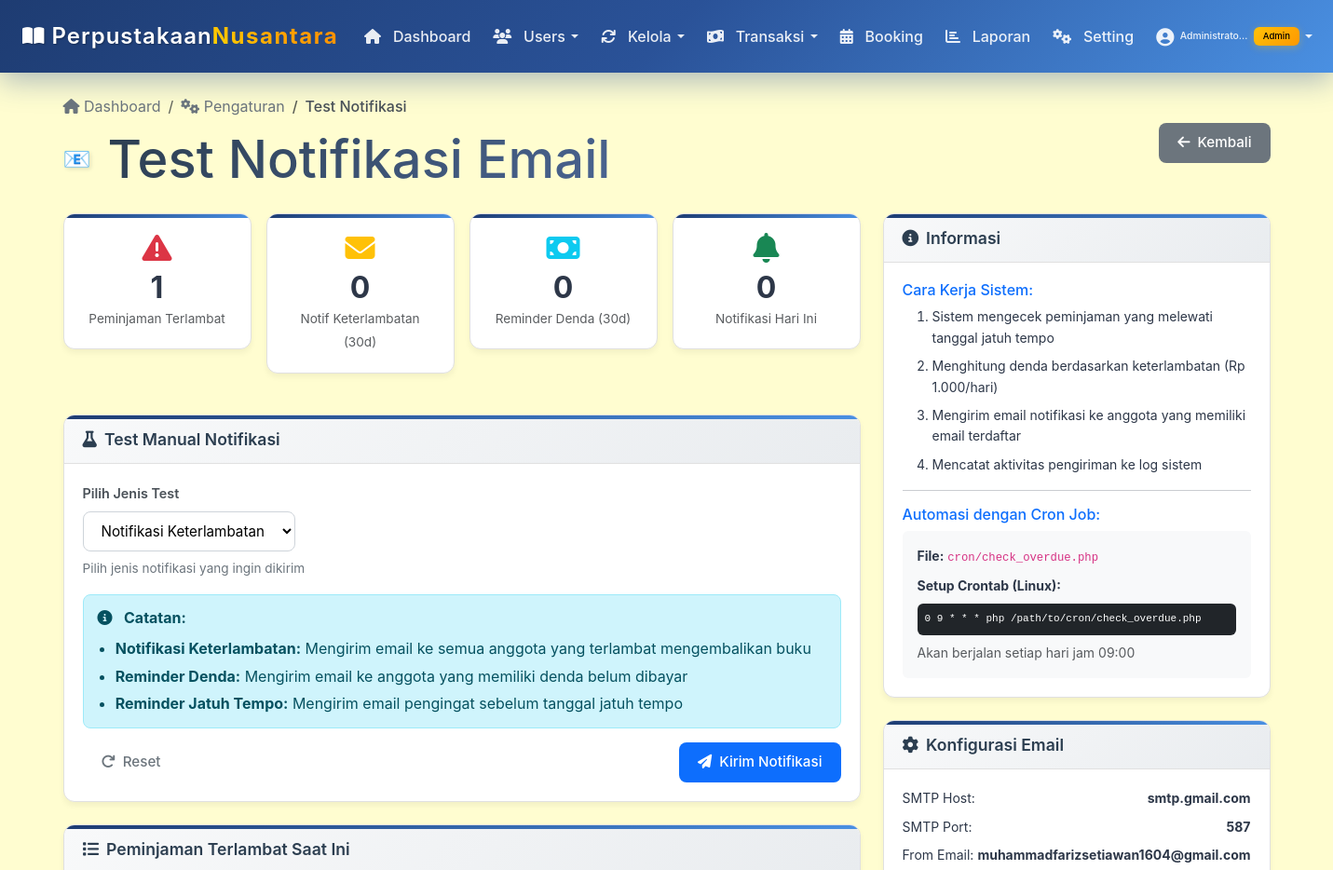
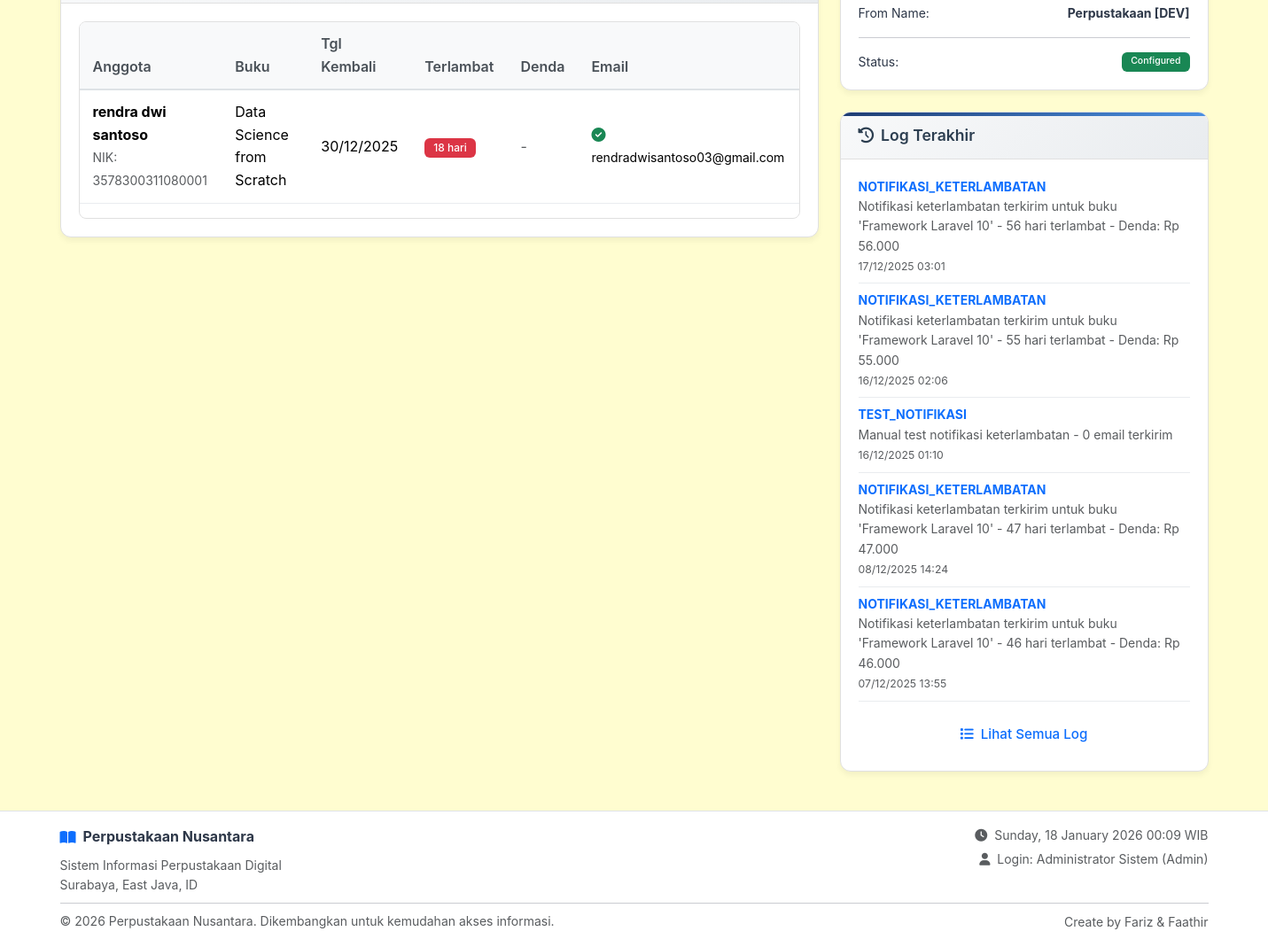
Page /admin/pengaturan/test_notification.php (signed in) on the committed database (2 pictures, top to bottom).
### tables this page shows
CREATE TABLE `peminjaman` (
  `id_peminjaman` int(11) NOT NULL,
  `nik` varchar(20) NOT NULL,
  `isbn` varchar(20) NOT NULL,
  `tanggal_pinjam` date NOT NULL,
  `tanggal_kembali` date NOT NULL,
  `status` enum('dipinjam','dikembalikan') DEFAULT 'dipinjam',
  `created_at` timestamp NOT NULL DEFAULT current_timestamp()
);

CREATE TABLE `anggota` (
  `nik` varchar(20) NOT NULL,
  `nama` varchar(100) NOT NULL,
  `no_hp` varchar(15) DEFAULT NULL,
  `alamat` text NOT NULL,
  `created_at` timestamp NOT NULL DEFAULT current_timestamp(),
  `user_id` int(11) DEFAULT NULL
);

CREATE TABLE `buku` (
  `isbn` varchar(20) NOT NULL,
  `judul` varchar(100) NOT NULL,
  `pengarang` varchar(50) NOT NULL,
  `id_penerbit` int(11) DEFAULT NULL,
  `id_rak` int(11) DEFAULT NULL,
  `tahun_terbit` int(4) NOT NULL,
  `stok_total` int(11) DEFAULT 0,
  `stok_tersedia` int(11) DEFAULT 0,
  `status` varchar(20) DEFAULT 'tersedia',
  `created_at` timestamp NOT NULL DEFAULT current_timestamp()
);

CREATE TABLE `users` (
  `id` int(11) NOT NULL,
  `username` varchar(50) NOT NULL,
  `password` varchar(255) NOT NULL,
  `nama` varchar(100) NOT NULL,
  `email` varchar(100) DEFAULT NULL,
  `role` enum('admin','petugas','anggota') NOT NULL DEFAULT 'anggota',
  `promoted_by` int(11) DEFAULT NULL,
  `promoted_at` timestamp NULL DEFAULT NULL,
  `status` enum('aktif','nonaktif') DEFAULT 'aktif',
  `created_at` timestamp NOT NULL DEFAULT current_timestamp(),
  `updated_at` timestamp NOT NULL DEFAULT current_timestamp() ON UPDATE current_timestamp()
);

CREATE TABLE `log_aktivitas` (
  `id` int(11) NOT NULL,
  `user_id` int(11) DEFAULT NULL,
  `username` varchar(50) DEFAULT NULL,
  `nama` varchar(100) DEFAULT NULL,
  `role` varchar(20) DEFAULT NULL,
  `action` varchar(100) NOT NULL,
  `description` text DEFAULT NULL,
  `target_type` varchar(50) DEFAULT NULL COMMENT 'Tipe target: buku, user, peminjaman, dll',
  `target_id` varchar(100) DEFAULT NULL COMMENT 'ID dari target yang diubah',
  `booking_id` int(11) DEFAULT NULL,
  `ip_address` varchar(45) DEFAULT NULL,
  `user_agent` varchar(255) DEFAULT NULL,
  `created_at` timestamp NOT NULL DEFAULT current_timestamp()
);

### admin/pengaturan/test_notification.php (the view, shortened to what the rows shown need)
<?php
require_once '../../includes/notification.php';
$overdueQuery = "
    SELECT
        p.id_peminjaman,
        p.nik,
        p.tanggal_kembali,
        a.nama as nama_anggota,
        b.judul as judul_buku,
        u.email,
        DATEDIFF(CURDATE(), p.tanggal_kembali) as hari_terlambat,
        pg.denda
    FROM peminjaman p
    INNER JOIN anggota a ON p.nik = a.nik
    INNER JOIN buku b ON p.isbn = b.isbn
    LEFT JOIN users u ON a.user_id = u.id
    LEFT JOIN pengembalian pg ON p.id_peminjaman = pg.id_peminjaman
    WHERE p.status = 'dipinjam'
    AND p.tanggal_kembali < CURDATE()
    ORDER BY p.tanggal_kembali ASC
    LIMIT 10
";
$overdueStmt = $conn->query($overdueQuery);
$overdueLoans = $overdueStmt->fetchAll();
include '../../includes/header.php';
?>
<div class="container py-4">
    <div class="d-flex justify-content-between align-items-center mb-4">
        <div>
            <h1 class="h3 mb-0 title-container">
                <span class="logo-emoji">📧</span>
                <span class="title-gradient">Test Notifikasi Email</span>
            </h1>
        </div>
    </div>
    <div class="row">
        <div class="col-lg-8">
            <div class="modern-card">
                <div class="card-body">
                    <?php if (count($overdueLoans) > 0): ?>
                        <div class="table-responsive">
                            <table class="table table-hover">
                                <thead>
                                    <tr>
                                        <th>Anggota</th>
                                        <th>Buku</th>
                                        <th>Tgl Kembali</th>
                                        <th>Terlambat</th>
                                        <th>Denda</th>
                                        <th>Email</th>
                                    </tr>
                                </thead>
                                <tbody>
                                    <?php foreach ($overdueLoans as $loan): ?>
                                        <tr>
                                            <td>
                                                <strong><?= htmlspecialchars($loan['nama_anggota']) ?></strong>
                                                <br><small class="text-muted">NIK: <?= htmlspecialchars($loan['nik']) ?></small>
                                            </td>
                                            <td><?= htmlspecialchars($loan['judul_buku']) ?></td>
                                            <td><?= date('d/m/Y', strtotime($loan['tanggal_kembali'])) ?></td>
                                            <td>
                                                <span class="badge bg-danger">
                                                    <?= $loan['hari_terlambat'] ?> hari
                                                </span>
                                            </td>
                                            <td>
                                                <?php
                                                if ($loan['denda'] && $loan['denda'] > 0):
                                                ?>
                                                    <strong class="text-danger">
                                                        <?= formatRupiah($loan['denda']) ?>
                                                    </strong>
                                                <?php else: ?>
                                                    <span class="text-muted">-</span>
                                                <?php endif; ?>
                                            </td>
                                            <td>
                                                <?php if ($loan['email']): ?>
                                                    <i class="fas fa-check-circle text-success me-1"></i>
                                                    <small><?= htmlspecialchars($loan['email']) ?></small>
                                                <?php else: ?>
                                                    <i class="fas fa-times-circle text-danger me-1"></i>
                                                    <small class="text-muted">Tidak ada</small>
                                                <?php endif; ?>
                                            </td>
                                        </tr>
                                    <?php endforeach; ?>
                                </tbody>
                            </table>
                        </div>
                    <?php endif; ?>
                </div>
            </div>
        </div>
        <div class="col-lg-4">
            <div class="modern-card">
                <div class="card-body">
                    <?php
                    $logQuery = "
                        SELECT action, description, created_at
                        FROM log_aktivitas
                        WHERE action IN ('NOTIFIKASI_KETERLAMBATAN', 'REMINDER_DENDA', 'REMINDER_JATUH_TEMPO', 'TEST_NOTIFIKASI')
                        ORDER BY created_at DESC
                        LIMIT 5
                    ";
                    $logStmt = $conn->query($logQuery);
                    $recentLogs = $logStmt->fetchAll();
                    ?>
                    <?php if (count($recentLogs) > 0): ?>
                        <div class="small">
                            <?php foreach ($recentLogs as $log): ?>
                                <div class="border-bottom pb-2 mb-2">
                                    <div class="d-flex justify-content-between align-items-start">
                                        <div>
                                            <strong class="text-primary"><?= htmlspecialchars($log['action']) ?></strong>
                                            <p class="mb-0 text-muted"><?= htmlspecialchars($log['description']) ?></p>
                                        </div>
                                    </div>
                                    <small class="text-muted"><?= date('d/m/Y H:i', strtotime($log['created_at'])) ?></small>
                                </div>
                            <?php endforeach; ?>
                        </div>
                    <?php else: ?>
                        <p class="text-center text-muted mb-0">Belum ada log notifikasi</p>
                    <?php endif; ?>
                </div>
            </div>
        </div>
    </div>
</div>
<?php include '../../includes/footer.php'; ?>

### rows in the picture
peminjaman: nik.nama "rendra dwi santoso", nik "3578300311080001", isbn.judul "Data Science from Scratch", tanggal_kembali "30/12/2025", hari_terlambat "18", users.email "rendradwisantoso03@gmail.com"
log_aktivitas: action "NOTIFIKASI_KETERLAMBATAN", description "Notifikasi keterlambatan terkirim untuk buku 'Framework Laravel 10' - 56 hari terlambat - Denda: Rp 56.000", created_at "17/12/2025 03:01"
log_aktivitas: action "NOTIFIKASI_KETERLAMBATAN", description "Notifikasi keterlambatan terkirim untuk buku 'Framework Laravel 10' - 55 hari terlambat - Denda: Rp 55.000", created_at "16/12/2025 02:06"
log_aktivitas: action "TEST_NOTIFIKASI", description "Manual test notifikasi keterlambatan - 0 email terkirim", created_at "16/12/2025 01:10"
log_aktivitas: action "NOTIFIKASI_KETERLAMBATAN", description "Notifikasi keterlambatan terkirim untuk buku 'Framework Laravel 10' - 47 hari terlambat - Denda: Rp 47.000", created_at "08/12/2025 14:24"
log_aktivitas: action "NOTIFIKASI_KETERLAMBATAN", description "Notifikasi keterlambatan terkirim untuk buku 'Framework Laravel 10' - 46 hari terlambat - Denda: Rp 46.000", created_at "07/12/2025 13:55"

### other values in the picture
strlen($nama) > 12 ? substr($nama, 0, 12) . '...' : $nama "Administrato..."
$badge_text "Admin"
count($overdueLoans) "1"
$stats['total_overdue_notifications'] "0"
$stats['total_fine_reminders'] "0"
$stats['notifications_today'] "0"
SMTP_HOST "smtp.gmail.com"
SMTP_PORT "587"
EMAIL_FROM "muhammadfarizsetiawan1604@gmail.com"
EMAIL_FROM_NAME "Perpustakaan [DEV]"
SITE_NAME "Perpustakaan Nusantara"
$SISTEM['alamat_perpustakaan'] "Surabaya, East Java, ID"
$current_user['nama'] "Administrator Sistem"
str_replace('_', ' ', $current_user['role']) "Admin"
